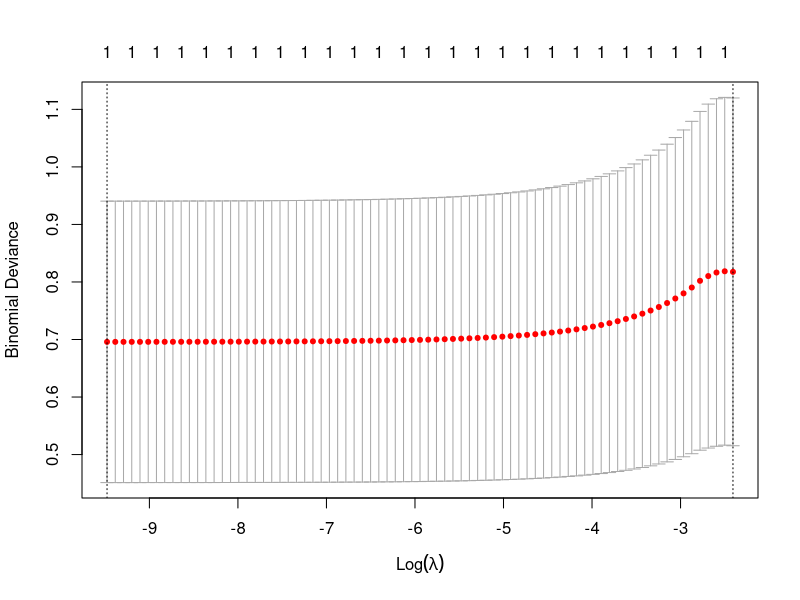
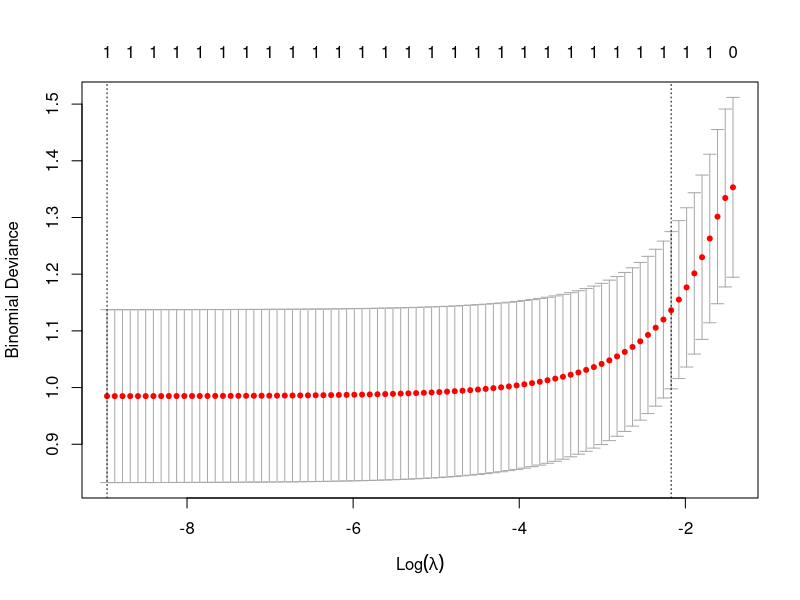

These figures' R source, in order:
## ---- chunk 1
knitr::opts_chunk$set(echo = TRUE)
## ---- chunk 2
library(dplyr)
library(glmnet)
## ---- chunk 3
day21 <- ChickWeight %>% filter(Time == 21)
day21_withoutad <- day21 %>% mutate(WeightGroup = ifelse(weight < 120,1,0))
day21_withoutad_14 <- day21_withoutad %>% filter(Diet %in% c(1,4))
logit_result <- glm(WeightGroup ~ Diet, data = day21_withoutad_14,
                    family = "binomial")
summary(logit_result)
## ---- chunk 4
birth_weight <- ChickWeight %>% filter(Time == 0)
day21_withad <- day21 %>% left_join(birth_weight, by = ("Chick")) %>%
  mutate(ad_weight = weight.x - weight.y) %>% select(ad_weight, Time.x, Chick, Diet.x)
colnames(day21_withad) <- c("AdjustWeight", "Time", 
                               "Chick", "Diet")
day21_withad <- day21_withad %>% mutate(WeightGroup = ifelse(AdjustWeight < 120,1,0))
day21_withad_14 <- day21_withad %>% filter(Diet %in% c(1,4))
logit_result2 <- glm(WeightGroup ~ Diet, data = day21_withad_14,
                     family = "binomial")
summary(logit_result2)
## ---- chunk 5
logit_result3 <- glm(WeightGroup ~ Diet, data = day21_withoutad,
                     family = "binomial")
summary(logit_result3)
## ---- chunk 6
logit_result4 <- glm(WeightGroup ~ Diet, data = day21_withad,
                     family = "binomial")
summary(logit_result4)
## ---- chunk 7
set.seed(10)
diet1 <- cbind(1, as.numeric(day21_withoutad_14$Diet))
cv1 <- cv.glmnet(diet1, day21_withoutad_14$WeightGroup, family = "binomial")
plot(cv1)
## ---- chunk 8
fit1 <- glmnet(diet1, day21_withoutad_14$WeightGroup, family = "binomial", lambda = cv1$lambda.min)
coef(cv1, s = "lambda.min")
summary(fit1$beta)
cv1
## ---- chunk 9
diet2 <- cbind(1, as.numeric(day21_withad_14$Diet))
cv2 <- cv.glmnet(diet2, day21_withad_14$WeightGroup, family = "binomial")
plot(cv2)
## ---- chunk 10
fit2 <- glmnet(diet2, day21_withad_14$WeightGroup, family = "binomial", lambda = cv2$lambda.min)
coef(cv2, s = "lambda.min")
cv2
